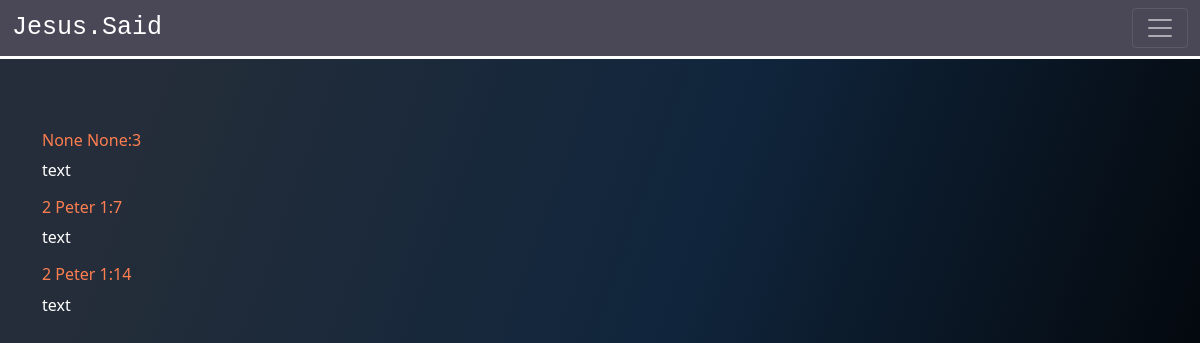
The page /BibleStudy/MyBookMarks/ (signed in) on the database as committed earlier.
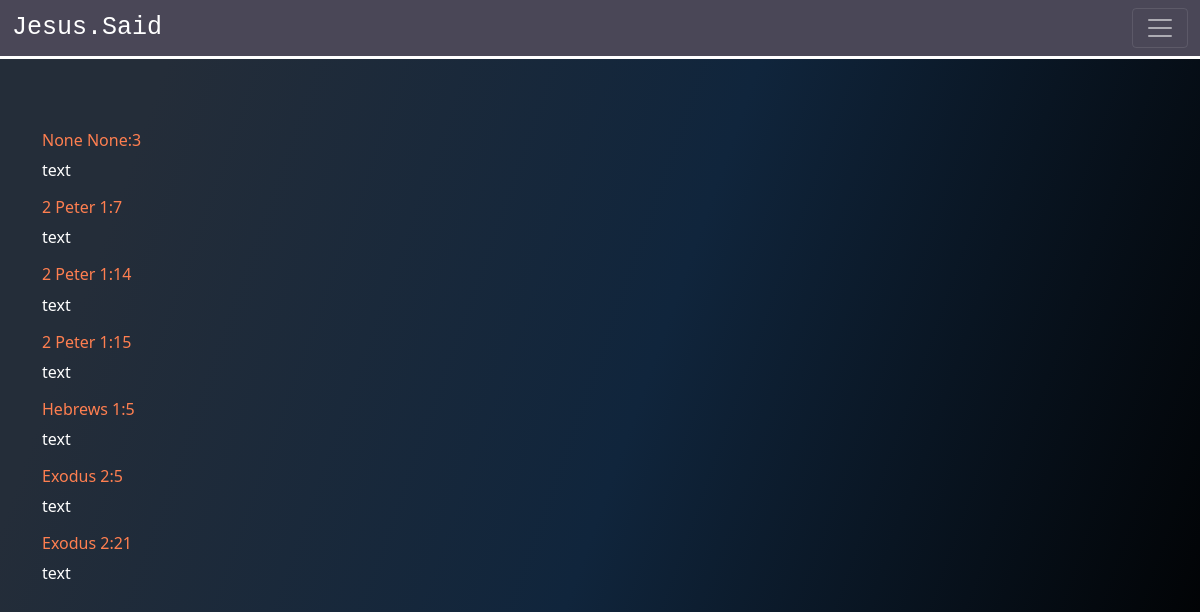
The same page on the database as committed later.
### BibleStudy/models.py (models this page shows, shortened)
class BookMarks(models.Model):
    user = models.ForeignKey(MyUser, on_delete=models.CASCADE)
    verse = models.CharField(max_length=30)
    word = models.TextField(max_length=1000, default='None')

### BibleStudy/views.py (the view)
# urls.py: path('MyBookMarks/',MyBookMarks.as_view(), name='my-bookmarks'),
class MyBookMarks(LoginRequiredMixin, TemplateView):
    template_name = 'BibleStudy/my_bookmarks.html'
    def get_context_data(self, **kwargs):
        context = super().get_context_data(**kwargs)
        user = self.request.user
        verses = BookMarks.objects.filter(user=user)
        context['verses'] = verses
        if not verses:
            messages.info(self.request, 'You do not have any bookmarked verses.')
        return context

### BibleStudy/templates/BibleStudy/my_bookmarks.html
{% extends 'Users/base.html' %}
{% block content %}
<div class="content-container" style="background-color:rgba(29, 25, 46, .8)!important;">
    <div class="container">
        <br><br><br>
        {% for verse in verses %}
        <h6 style="color: coral;">{{ verse.verse }}</h6>
        <p style="color:white;">{{ verse.word }}</p>
    {% endfor %}
    </div>
</div>
{% endblock %}

### Users/templates/Users/base.html (shortened to what this page needs)
{% load static %}
<!DOCTYPE html>
<html lang="en">
<head>
  <link href="https://cdn.jsdelivr.net/npm/bootstrap@5.1.3/dist/css/bootstrap.min.css" rel="stylesheet">
  <link  rel="stylesheet" type="text/css" href="{% static 'Users/styles.css' %}">
  <link rel="stylesheet" href="https://cdn.jsdelivr.net/npm/bootstrap-icons@1.10.3/font/bootstrap-icons.css">
</head>
<body class="base-html">
    <nav class="navbar navbar-dark fixed-top" id="top-bar" style="background-color:rgba(29, 25, 46, .8) !important;">
      <div class="container-fluid">
        <a class="zara no-style"  href="#">Jesus.Said</a>
        <button class="navbar-toggler" type="button" data-bs-toggle="offcanvas" data-bs-target="#offcanvasNavbar" aria-controls="offcanvasNavbar">
          <span class="navbar-toggler-icon"></span>
        </button>
      </div>
    </nav>
<div class="main-body">
        {% block content %}
        {% endblock %}
    </div>
</body>
</html>

### Users/static/Users/styles.css (style rules this page uses)
* { padding: 0; margin: 0; font-family: 'Segoe UI', Tahoma, Geneva, Verdana, sans-serif; }
.zara { font-weight:10000 !important; font-size:25px !important; color:white !important; font-family:monospace; }
#top-bar a { color:black; }
.no-style { text-decoration:none; color:black; }
nav { background-color:rgba(29, 25, 46, .8); }
.main-body { position: absolute; width: 100%; }
.content-container { width: 100%; min-height: 100vh; height: auto; position: absolute; top: 59px; background: linear-gradient(109.6deg, rgb(36, 45, 57) 11.2%, rgb(16, 37, 60) 51.2%, rgb(0, 0, 0) 98.6%); }

Rows that differ between the two databases and show on the page:
added BookMarks: verse "2 Peter 1:15", word "text"
added BookMarks: verse "Hebrews 1:5", word "text"
added BookMarks: verse "Exodus 2:5", word "text"
added BookMarks: verse "Exodus 2:21", word "text"
